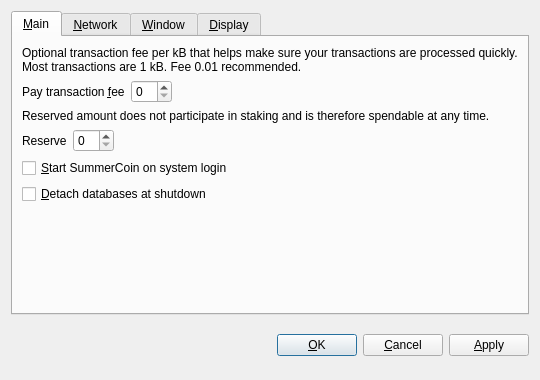
<?xml version="1.0" encoding="UTF-8"?>
<ui version="4.0">
 <class>OptionsDialog</class>
 <widget class="QDialog" name="OptionsDialog">
  <property name="geometry">
   <rect>
    <x>0</x>
    <y>0</y>
    <width>540</width>
    <height>380</height>
   </rect>
  </property>
  <property name="windowTitle">
   <string>Options</string>
  </property>
  <property name="modal">
   <bool>true</bool>
  </property>
  <layout class="QVBoxLayout" name="verticalLayout">
   <item>
    <widget class="QTabWidget" name="tabWidget">
     <property name="tabPosition">
      <enum>QTabWidget::North</enum>
     </property>
     <property name="currentIndex">
      <number>0</number>
     </property>
     <widget class="QWidget" name="tabMain">
      <attribute name="title">
       <string>&amp;Main</string>
      </attribute>
      <layout class="QVBoxLayout" name="verticalLayout_Main">
       <item>
        <widget class="QLabel" name="transactionFeeInfoLabel">
         <property name="text">
          <string>Optional transaction fee per kB that helps make sure your transactions are processed quickly. Most transactions are 1 kB. Fee 0.01 recommended.</string>
         </property>
         <property name="textFormat">
          <enum>Qt::PlainText</enum>
         </property>
         <property name="wordWrap">
          <bool>true</bool>
         </property>
        </widget>
       </item>
       <item>
        <layout class="QHBoxLayout" name="horizontalLayoutFee">
         <item>
          <widget class="QLabel" name="transactionFeeLabel">
           <property name="text">
            <string>Pay transaction &amp;fee</string>
           </property>
           <property name="textFormat">
            <enum>Qt::PlainText</enum>
           </property>
           <property name="buddy">
            <cstring>transactionFee</cstring>
           </property>
          </widget>
         </item>
         <item>
          <widget class="BitcoinAmountField" name="transactionFee"/>
         </item>
         <item>
          <spacer name="horizontalSpacerFee">
           <property name="orientation">
            <enum>Qt::Horizontal</enum>
           </property>
           <property name="sizeHint" stdset="0">
            <size>
             <width>40</width>
             <height>20</height>
            </size>
           </property>
          </spacer>
         </item>
        </layout>
       </item>
       <item>
        <widget class="QLabel" name="reserveBalanceInfoLabel">
         <property name="text">
          <string>Reserved amount does not participate in staking and is therefore spendable at any time.</string>
         </property>
         <property name="textFormat">
          <enum>Qt::PlainText</enum>
         </property>
         <property name="wordWrap">
          <bool>true</bool>
         </property>
        </widget>
       </item>
       <item>
        <layout class="QHBoxLayout" name="horizontalLayoutReserveBalance">
         <item>
          <widget class="QLabel" name="reserveBalanceLabel">
           <property name="text">
            <string>Reserve</string>
           </property>
           <property name="textFormat">
            <enum>Qt::PlainText</enum>
           </property>
           <property name="buddy">
            <cstring>reserveBalance</cstring>
           </property>
          </widget>
         </item>
         <item>
          <widget class="BitcoinAmountField" name="reserveBalance"/>
         </item>
         <item>
          <spacer name="horizontalSpacerReserveBalance">
           <property name="orientation">
            <enum>Qt::Horizontal</enum>
           </property>
           <property name="sizeHint" stdset="0">
            <size>
             <width>40</width>
             <height>20</height>
            </size>
           </property>
          </spacer>
         </item>
        </layout>
       </item>
       <item>
        <widget class="QCheckBox" name="bitcoinAtStartup">
         <property name="toolTip">
          <string>Automatically start SummerCoin after logging in to the system.</string>
         </property>
         <property name="text">
          <string>&amp;Start SummerCoin on system login</string>
         </property>
        </widget>
       </item>
       <item>
        <widget class="QCheckBox" name="detachDatabases">
         <property name="toolTip">
          <string>Detach block and address databases at shutdown. This means they can be moved to another data directory, but it slows down shutdown. The wallet is always detached.</string>
         </property>
         <property name="text">
          <string>&amp;Detach databases at shutdown</string>
         </property>
        </widget>
       </item>
       <item>
        <spacer name="verticalSpacer_Main">
         <property name="orientation">
          <enum>Qt::Vertical</enum>
         </property>
         <property name="sizeHint" stdset="0">
          <size>
           <width>20</width>
           <height>40</height>
          </size>
         </property>
        </spacer>
       </item>
      </layout>
     </widget>
     <widget class="QWidget" name="tabNetwork">
      <attribute name="title">
       <string>&amp;Network</string>
      </attribute>
      <layout class="QVBoxLayout" name="verticalLayout_Network">
       <item>
        <widget class="QCheckBox" name="mapPortUpnp">
         <property name="toolTip">
          <string>Automatically open the SummerCoin client port on the router. This only works when your router supports UPnP and it is enabled.</string>
         </property>
         <property name="text">
          <string>Map port using &amp;UPnP</string>
         </property>
        </widget>
       </item>
       <item>
        <widget class="QCheckBox" name="connectSocks">
         <property name="toolTip">
          <string>Connect to the SummerCoin network through a SOCKS proxy (e.g. when connecting through Tor).</string>
         </property>
         <property name="text">
          <string>&amp;Connect through SOCKS proxy:</string>
         </property>
        </widget>
       </item>
       <item>
        <layout class="QHBoxLayout" name="horizontalLayout_Network">
         <item>
          <widget class="QLabel" name="proxyIpLabel">
           <property name="text">
            <string>Proxy &amp;IP:</string>
           </property>
           <property name="textFormat">
            <enum>Qt::PlainText</enum>
           </property>
           <property name="buddy">
            <cstring>proxyIp</cstring>
           </property>
          </widget>
         </item>
         <item>
          <widget class="QValidatedLineEdit" name="proxyIp">
           <property name="maximumSize">
            <size>
             <width>140</width>
             <height>16777215</height>
            </size>
           </property>
           <property name="toolTip">
            <string>IP address of the proxy (e.g. 127.0.0.1)</string>
           </property>
          </widget>
         </item>
         <item>
          <widget class="QLabel" name="proxyPortLabel">
           <property name="text">
            <string>&amp;Port:</string>
           </property>
           <property name="textFormat">
            <enum>Qt::PlainText</enum>
           </property>
           <property name="buddy">
            <cstring>proxyPort</cstring>
           </property>
          </widget>
         </item>
         <item>
          <widget class="QLineEdit" name="proxyPort">
           <property name="maximumSize">
            <size>
             <width>55</width>
             <height>16777215</height>
            </size>
           </property>
           <property name="toolTip">
            <string>Port of the proxy (e.g. 9050)</string>
           </property>
          </widget>
         </item>
         <item>
          <widget class="QLabel" name="socksVersionLabel">
           <property name="text">
            <string>SOCKS &amp;Version:</string>
           </property>
           <property name="textFormat">
            <enum>Qt::PlainText</enum>
           </property>
           <property name="buddy">
            <cstring>socksVersion</cstring>
           </property>
          </widget>
         </item>
         <item>
          <widget class="QValueComboBox" name="socksVersion">
           <property name="toolTip">
            <string>SOCKS version of the proxy (e.g. 5)</string>
           </property>
          </widget>
         </item>
         <item>
          <spacer name="horizontalSpacer_Network">
           <property name="orientation">
            <enum>Qt::Horizontal</enum>
           </property>
           <property name="sizeHint" stdset="0">
            <size>
             <width>40</width>
             <height>20</height>
            </size>
           </property>
          </spacer>
         </item>
        </layout>
       </item>
       <item>
        <spacer name="verticalSpacer_Network">
         <property name="orientation">
          <enum>Qt::Vertical</enum>
         </property>
         <property name="sizeHint" stdset="0">
          <size>
           <width>20</width>
           <height>40</height>
          </size>
         </property>
        </spacer>
       </item>
      </layout>
     </widget>
     <widget class="QWidget" name="tabWindow">
      <attribute name="title">
       <string>&amp;Window</string>
      </attribute>
      <layout class="QVBoxLayout" name="verticalLayout_Window">
       <item>
        <widget class="QCheckBox" name="minimizeToTray">
         <property name="toolTip">
          <string>Show only a tray icon after minimizing the window.</string>
         </property>
         <property name="text">
          <string>&amp;Minimize to the tray instead of the taskbar</string>
         </property>
        </widget>
       </item>
       <item>
        <widget class="QCheckBox" name="minimizeOnClose">
         <property name="toolTip">
          <string>Minimize instead of exit the application when the window is closed. When this option is enabled, the application will be closed only after selecting Quit in the menu.</string>
         </property>
         <property name="text">
          <string>M&amp;inimize on close</string>
         </property>
        </widget>
       </item>
       <item>
        <spacer name="verticalSpacer_Window">
         <property name="orientation">
          <enum>Qt::Vertical</enum>
         </property>
         <property name="sizeHint" stdset="0">
          <size>
           <width>20</width>
           <height>40</height>
          </size>
         </property>
        </spacer>
       </item>
      </layout>
     </widget>
     <widget class="QWidget" name="tabDisplay">
      <attribute name="title">
       <string>&amp;Display</string>
      </attribute>
      <layout class="QVBoxLayout" name="verticalLayout_Display">
       <item>
        <layout class="QHBoxLayout" name="horizontalLayout_1_Display">
         <item>
          <widget class="QLabel" name="langLabel">
           <property name="text">
            <string>User Interface &amp;language:</string>
           </property>
           <property name="textFormat">
            <enum>Qt::PlainText</enum>
           </property>
           <property name="buddy">
            <cstring>lang</cstring>
           </property>
          </widget>
         </item>
         <item>
          <widget class="QValueComboBox" name="lang">
           <property name="toolTip">
            <string>The user interface language can be set here. This setting will take effect after restarting SummerCoin.</string>
           </property>
          </widget>
         </item>
        </layout>
       </item>
       <item>
        <layout class="QHBoxLayout" name="horizontalLayout_2_Display">
         <item>
          <widget class="QLabel" name="unitLabel">
           <property name="text">
            <string>&amp;Unit to show amounts in:</string>
           </property>
           <property name="textFormat">
            <enum>Qt::PlainText</enum>
           </property>
           <property name="buddy">
            <cstring>unit</cstring>
           </property>
          </widget>
         </item>
         <item>
          <widget class="QValueComboBox" name="unit">
           <property name="toolTip">
            <string>Choose the default subdivision unit to show in the interface and when sending coins.</string>
           </property>
          </widget>
         </item>
        </layout>
       </item>
       <item>
        <widget class="QCheckBox" name="displayAddresses">
         <property name="toolTip">
          <string>Whether to show SummerCoin addresses in the transaction list or not.</string>
         </property>
         <property name="text">
          <string>&amp;Display addresses in transaction list</string>
         </property>
        </widget>
       </item>
       <item>
        <widget class="QCheckBox" name="coinControlFeatures">
         <property name="toolTip">
          <string>Whether to show coin control features or not.</string>
         </property>
         <property name="text">
          <string>Display coin &amp;control features (experts only!)</string>
         </property>
        </widget>
       </item>
       <item>
        <spacer name="verticalSpacer_Display">
         <property name="orientation">
          <enum>Qt::Vertical</enum>
         </property>
         <property name="sizeHint" stdset="0">
          <size>
           <width>20</width>
           <height>40</height>
          </size>
         </property>
        </spacer>
       </item>
      </layout>
     </widget>
    </widget>
   </item>
   <item>
    <layout class="QHBoxLayout" name="horizontalLayout_Buttons">
     <item>
      <spacer name="horizontalSpacer_1">
       <property name="orientation">
        <enum>Qt::Horizontal</enum>
       </property>
       <property name="sizeHint" stdset="0">
        <size>
         <width>40</width>
         <height>48</height>
        </size>
       </property>
      </spacer>
     </item>
     <item>
      <widget class="QLabel" name="statusLabel">
       <property name="font">
        <font>
         <weight>75</weight>
         <bold>true</bold>
        </font>
       </property>
       <property name="text">
        <string/>
       </property>
       <property name="textFormat">
        <enum>Qt::PlainText</enum>
       </property>
       <property name="wordWrap">
        <bool>true</bool>
       </property>
      </widget>
     </item>
     <item>
      <spacer name="horizontalSpacer_2">
       <property name="orientation">
        <enum>Qt::Horizontal</enum>
       </property>
       <property name="sizeHint" stdset="0">
        <size>
         <width>40</width>
         <height>48</height>
        </size>
       </property>
      </spacer>
     </item>
     <item>
      <widget class="QPushButton" name="okButton">
       <property name="text">
        <string>&amp;OK</string>
       </property>
      </widget>
     </item>
     <item>
      <widget class="QPushButton" name="cancelButton">
       <property name="text">
        <string>&amp;Cancel</string>
       </property>
       <property name="autoDefault">
        <bool>false</bool>
       </property>
      </widget>
     </item>
     <item>
      <widget class="QPushButton" name="applyButton">
       <property name="text">
        <string>&amp;Apply</string>
       </property>
       <property name="autoDefault">
        <bool>false</bool>
       </property>
      </widget>
     </item>
    </layout>
   </item>
  </layout>
 </widget>
 <customwidgets>
  <customwidget>
   <class>BitcoinAmountField</class>
   <extends>QSpinBox</extends>
   <header>bitcoinamountfield.h</header>
  </customwidget>
  <customwidget>
   <class>QValueComboBox</class>
   <extends>QComboBox</extends>
   <header>qvaluecombobox.h</header>
  </customwidget>
  <customwidget>
   <class>QValidatedLineEdit</class>
   <extends>QLineEdit</extends>
   <header>qvalidatedlineedit.h</header>
  </customwidget>
 </customwidgets>
 <resources/>
 <connections/>
</ui>
